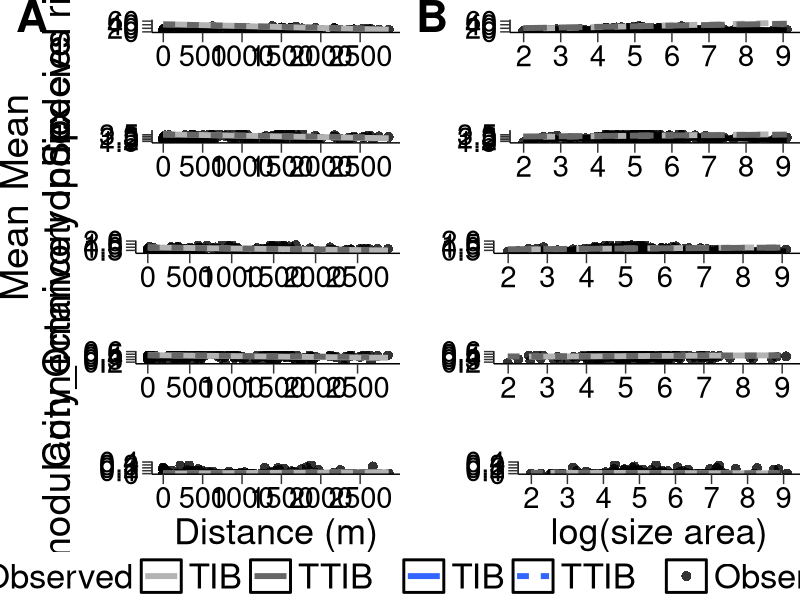

The R script that drew this image:
library(ggplot2)
library(ggpubr)

setwd("C:/Users/pglem/Documents/Master/Stage M1/Rendu/Data/Data")
Matrix_Reg_Manual=read.delim2("Matrix_Final.txt", row.names = 1)
colnames(Matrix_Reg_Manual)=row.names(Matrix_Reg_Manual)
Matrix_Reg_Manual=as.matrix(Matrix_Reg_Manual)
envi_data=read.table("envi_data.txt",header=T)
tab_releve=read.delim("tab_releve.txt")
dist=read.delim2("Distance.txt")
colnames(dist)[2]="Distance"
simulation_TTIB=read.delim("simulation_TTIB_Final.txt")

simulation_TIB=read.delim("simulation_TIB_Final.txt")

data_observed=read.delim("data_observed.txt")

sim_TTIB=simulation_TTIB[,2:22]
sim_TIB=simulation_TIB[,2:22]
observed=matrix(NA,nrow=155,ncol=21)
observed=as.data.frame(observed)
colnames(observed)=colnames(sim_TIB)
observed$S=data_observed$Richesse_spe
observed$C=data_observed$C
observed$modularity_t=data_observed$Modularity
observed$Mean_Trophic_Level=data_observed$Mean_trophic_level
observed$Mean_Omnivory=data_observed$Mean_Omnivory_Index
observed$Distance=data_observed$Distance
observed$Surface=data_observed$Surface




data_ALL=rbind(observed,sim_TTIB,sim_TIB)

data_ALL$Simu=rep(NA,31355)
data_ALL[1:155,22]="Observed"
data_ALL[156:15755,22]="TTIB"
data_ALL[15756:31355,22]="TIB"



sur=expression(paste(log(surface),"(",m^2,")"))

p1=ggplot(data_ALL[data_ALL$Simu=="Observed",], aes(x=Distance, y=modularity_t, color=Simu)) +
  geom_point(aes(shape = Simu), size = 3, alpha=0.8) +
  scale_x_continuous(breaks = seq(0, 2500, by = 500), labels= seq(0, 2500, by = 500))+
  scale_y_continuous(breaks = seq(0, 0.4, by = 0.1), labels= c(" 0"," 0.1", "0.2","  0.3", "0.4"), limits=c(0,0.4))+
  scale_color_manual(values=c("black", "grey70", "grey40"))+
  theme(axis.line = element_line(colour = "black"),
        panel.grid.major = element_blank(),
        panel.grid.minor = element_blank(),
        panel.border = element_blank(),
        plot.title = element_text(color="black", size=28, face="bold.italic",hjust = 0.5),
        axis.title.x = element_text(color="black", size=26),
        axis.title.y = element_text(color="black", size=28),
        axis.text=element_text(size=21, colour="black"),
        panel.background = element_rect(fill = "transparent",colour = NA),
        plot.background = element_rect(fill = "transparent",colour = NA),
        legend.key = element_rect(fill = "transparent", size = 1,colour = "Black"),
        legend.key.height = unit(1,"line"),
        legend.key.width = unit(2,"line"),
        legend.text=element_text(size=25),
        legend.title=element_blank(),
        legend.position="none",
        axis.ticks.length=unit(.25, "cm"),
        plot.margin=unit(c(0.5,0,0,0), "cm"))+
  labs(x = "",y="\n Modularity")

p1=p1+
  geom_smooth(data=data_ALL[data_ALL$Simu==c("TIB", "TTIB"),],aes(x=Distance, y=modularity_t, linetype = Simu), method = "lm",formula = y ~ x, se=F,size=2)+
  scale_color_manual(values=c("black", "grey70", "grey40"))+
  theme(axis.line = element_line(colour = "black"),
        panel.grid.major = element_blank(),
        panel.grid.minor = element_blank(),
        panel.border = element_blank(),
        plot.title = element_text(color="black", size=28, face="bold.italic",hjust = 0.5),
        axis.title.x = element_text(color="black", size=26),
        axis.title.y = element_text(color="black", size=28),
        axis.text=element_text(size=21, colour="black"),
        panel.background = element_rect(fill = "transparent",colour = NA),
        plot.background = element_rect(fill = "transparent",colour = NA),
        legend.key = element_rect(fill = "transparent", size = 1,colour = "Black"),
        legend.key.height = unit(1,"line"),
        legend.key.width = unit(2,"line"),
        legend.text=element_text(size=25),
        legend.title=element_blank(),
        axis.ticks.length=unit(.25, "cm"),
        plot.margin=unit(c(0.5,0,0,0), "cm"))+
  labs(x = "Distance (m)",y="\n modularity_t")


p3=ggplot(data_ALL[data_ALL$Simu=="Observed",], aes(x=Distance, y=S, color=Simu)) +
  geom_point(aes(shape = Simu), size = 3, alpha=0.8) +
  scale_x_continuous(breaks = seq(0, 2500, by = 500), labels= seq(0, 2500, by = 500))+
  scale_y_continuous(breaks = seq(0, 60, by = 20), labels= c("    0","   20", "   40","   60"), limits=c(0,65))+
  scale_color_manual(values=c("black", "grey70", "grey40"))+
  theme(axis.line = element_line(colour = "black"),
        panel.grid.major = element_blank(),
        panel.grid.minor = element_blank(),
        panel.border = element_blank(),
        plot.title = element_text(color="black", size=28, face="bold.italic",hjust = 0.5),
        axis.title.x = element_text(color="black", size=26),
        axis.title.y = element_text(color="black", size=28),
        axis.text=element_text(size=21, colour="black"),
        panel.background = element_rect(fill = "transparent",colour = NA),
        plot.background = element_rect(fill = "transparent",colour = NA),
        legend.key = element_rect(fill = "transparent", size = 1,colour = "Black"),
        legend.key.height = unit(1,"line"),
        legend.key.width = unit(2,"line"),
        legend.text=element_text(size=25),
        legend.title=element_blank(),
        legend.position="none",
        axis.ticks.length=unit(.25, "cm"),
        plot.margin=unit(c(0.5,0,0,0), "cm"))+
  labs(x = "", y="\n Species richness")

p3=p3+
  geom_smooth(data=data_ALL[data_ALL$Simu==c("TIB", "TTIB"),],aes(x=Distance, y=S, linetype = Simu), method = "lm",formula = y ~ x, se=F,size=2)+
  scale_color_manual(values=c("black", "grey70", "grey40"))+
  scale_x_continuous(breaks = seq(0, 2500, by = 500), labels= seq(0, 2500, by = 500))+
  scale_y_continuous(breaks = seq(0, 60, by = 20), labels= c("    0","   20", "   40","   60"), limits=c(0,65))+
  theme(axis.line = element_line(colour = "black"),
        panel.grid.major = element_blank(),
        panel.grid.minor = element_blank(),
        panel.border = element_blank(),
        plot.title = element_text(color="black", size=28, face="bold.italic",hjust = 0.5),
        axis.title.x = element_text(color="black", size=26),
        axis.title.y = element_text(color="black", size=28),
        axis.text=element_text(size=21, colour="black"),
        panel.background = element_rect(fill = "transparent",colour = NA),
        plot.background = element_rect(fill = "transparent",colour = NA),
        legend.key = element_rect(fill = "transparent", size = 1,colour = "Black"),
        legend.key.height = unit(1,"line"),
        legend.key.width = unit(2,"line"),
        legend.text=element_text(size=25),
        legend.title=element_blank(),
        axis.ticks.length=unit(.25, "cm"),
        plot.margin=unit(c(0.5,0,0,0), "cm"))+
  labs(x = "", y="\n Species richness")


p5=ggplot(data_ALL[data_ALL$Simu=="Observed",], aes(x=Distance, y=Mean_Trophic_Level, color=Simu)) +
  geom_point(aes(shape = Simu), size = 3, alpha=0.8) +
  scale_x_continuous(breaks = seq(0, 2500, by = 500), labels= seq(0, 2500, by = 500))+
  scale_y_continuous(breaks = seq(1, 3.8, by = 0.5), labels=c(" 1","  1.5", " 2", " 2.5", " 3", " 3.5"))+
  scale_color_manual(values=c("black", "grey70", "grey40"))+
  theme(axis.line = element_line(colour = "black"),
        panel.grid.major = element_blank(),
        panel.grid.minor = element_blank(),
        panel.border = element_blank(),
        plot.title = element_text(color="black", size=28, face="bold.italic",hjust = 0.5),
        axis.title.x = element_text(color="black", size=26),
        axis.title.y = element_text(color="black", size=28),
        axis.text=element_text(size=21, colour="black"),
        panel.background = element_rect(fill = "transparent",colour = NA),
        plot.background = element_rect(fill = "transparent",colour = NA),
        legend.key = element_rect(fill = "transparent", size = 1,colour = "Black"),
        legend.key.height = unit(1,"line"),
        legend.key.width = unit(2,"line"),
        legend.text=element_text(size=25),
        legend.title=element_blank(),
        legend.position="none",
        axis.ticks.length=unit(.25, "cm"),
        plot.margin=unit(c(0.5,0,0,0), "cm"))+
  labs(x = "", y="Mean \n trophic level")

p5=p5+
  geom_smooth(data=data_ALL[data_ALL$Simu==c("TIB", "TTIB"),],aes(x=Distance, y=Mean_Trophic_Level,linetype = Simu), method = "lm",formula = y ~ x, se=F,size=2)+
  scale_color_manual(values=c("black", "grey70", "grey40"))+
  scale_x_continuous(breaks = seq(0, 2500, by = 500), labels= seq(0, 2500, by = 500))+
  scale_y_continuous(breaks = seq(1, 3.8, by = 0.5), labels=c(" 1","  1.5", " 2", " 2.5", " 3", " 3.5"))+
  theme(axis.line = element_line(colour = "black"),
        panel.grid.major = element_blank(),
        panel.grid.minor = element_blank(),
        panel.border = element_blank(),
        plot.title = element_text(color="black", size=28, face="bold.italic",hjust = 0.5),
        axis.title.x = element_text(color="black", size=26),
        axis.title.y = element_text(color="black", size=28),
        axis.text=element_text(size=21, colour="black"),
        panel.background = element_rect(fill = "transparent",colour = NA),
        plot.background = element_rect(fill = "transparent",colour = NA),
        legend.key = element_rect(fill = "transparent", size = 1,colour = "Black"),
        legend.key.height = unit(1,"line"),
        legend.key.width = unit(2,"line"),
        legend.text=element_text(size=25),
        legend.title=element_blank(),
        axis.ticks.length=unit(.25, "cm"),
        plot.margin=unit(c(0.5,0,0,0), "cm"))+
  labs(x = "", y="Mean \n trophic level")




p7=ggplot(data_ALL[data_ALL$Simu=="Observed",], aes(x=Distance, y=Mean_Omnivory, color=Simu)) +
  geom_point(aes(shape = Simu), size = 3, alpha=0.8) +
  scale_x_continuous(breaks = seq(0, 2500, by = 500), labels= seq(0, 2500, by = 500))+
  scale_color_manual(values=c("black", "grey70", "grey40"))+
  theme(axis.line = element_line(colour = "black"),
        panel.grid.major = element_blank(),
        panel.grid.minor = element_blank(),
        panel.border = element_blank(),
        plot.title = element_text(color="black", size=28, face="bold.italic",hjust = 0.5),
        axis.title.x = element_text(color="black", size=26),
        axis.title.y = element_text(color="black", size=28),
        axis.text=element_text(size=21, colour="black"),
        panel.background = element_rect(fill = "transparent",colour = NA),
        plot.background = element_rect(fill = "transparent",colour = NA),
        legend.key = element_rect(fill = "transparent", size = 1,colour = "Black"),
        legend.key.height = unit(1,"line"),
        legend.key.width = unit(2,"line"),
        legend.text=element_text(size=25),
        legend.title=element_blank(),
        legend.position="none",
        axis.ticks.length=unit(.25, "cm"),
        plot.margin=unit(c(0.5,0,0,0), "cm"))+
  labs(x = "", y="Connectance")

p7=p7+ geom_smooth(data=data_ALL[data_ALL$Simu==c("TIB", "TTIB"),],aes(linetype = Simu), method = "lm",formula = y ~ x, se=F,size=2)+
  scale_color_manual(values=c("black", "grey70", "grey40"))+
  scale_x_continuous(breaks = seq(0, 2500, by = 500), labels= seq(0, 2500, by = 500))+
  theme(axis.line = element_line(colour = "black"),
        panel.grid.major = element_blank(),
        panel.grid.minor = element_blank(),
        panel.border = element_blank(),
        plot.title = element_text(color="black", size=28, face="bold.italic",hjust = 0.5),
        axis.title.x = element_text(color="black", size=26),
        axis.title.y = element_text(color="black", size=28),
        axis.text=element_text(size=21, colour="black"),
        panel.background = element_rect(fill = "transparent",colour = NA),
        plot.background = element_rect(fill = "transparent",colour = NA),
        legend.key = element_rect(fill = "transparent", size = 1,colour = "Black"),
        legend.key.height = unit(1,"line"),
        legend.key.width = unit(2,"line"),
        legend.text=element_text(size=25),
        legend.title=element_blank(),
        axis.ticks.length=unit(.25, "cm"),
        plot.margin=unit(c(0.5,0,0,0), "cm"))+
  labs(x = "", y="Mean \n Omnivory Index")

p9=ggplot(data_ALL[data_ALL$Simu=="Observed",], aes(x=Distance, y=C, color=Simu)) +
  geom_point(aes(shape = Simu), size = 3, alpha=0.8) +
  scale_x_continuous(breaks = seq(0, 2500, by = 500), labels= seq(0, 2500, by = 500))+
  scale_color_manual(values=c("black", "grey70", "grey40"))+
  theme(axis.line = element_line(colour = "black"),
        panel.grid.major = element_blank(),
        panel.grid.minor = element_blank(),
        panel.border = element_blank(),
        plot.title = element_text(color="black", size=28, face="bold.italic",hjust = 0.5),
        axis.title.x = element_text(color="black", size=26),
        axis.title.y = element_text(color="black", size=28),
        axis.text=element_text(size=21, colour="black"),
        panel.background = element_rect(fill = "transparent",colour = NA),
        plot.background = element_rect(fill = "transparent",colour = NA),
        legend.key = element_rect(fill = "transparent", size = 1,colour = "Black"),
        legend.key.height = unit(1,"line"),
        legend.key.width = unit(2,"line"),
        legend.text=element_text(size=25),
        legend.title=element_blank(),
        legend.position="none",
        axis.ticks.length=unit(.25, "cm"),
        plot.margin=unit(c(0.5,0,0,0), "cm"))+
  labs(x = "", y="Connectance")

p9=p9+ geom_smooth(data=data_ALL[data_ALL$Simu==c("TIB", "TTIB"),],aes(linetype = Simu), method = "lm",formula = y ~ x, se=F,size=2)+
  scale_color_manual(values=c("black", "grey70", "grey40"))+
  scale_x_continuous(breaks = seq(0, 2500, by = 500), labels= seq(0, 2500, by = 500))+
  theme(axis.line = element_line(colour = "black"),
        panel.grid.major = element_blank(),
        panel.grid.minor = element_blank(),
        panel.border = element_blank(),
        plot.title = element_text(color="black", size=28, face="bold.italic",hjust = 0.5),
        axis.title.x = element_text(color="black", size=26),
        axis.title.y = element_text(color="black", size=28),
        axis.text=element_text(size=21, colour="black"),
        panel.background = element_rect(fill = "transparent",colour = NA),
        plot.background = element_rect(fill = "transparent",colour = NA),
        legend.key = element_rect(fill = "transparent", size = 1,colour = "Black"),
        legend.key.height = unit(1,"line"),
        legend.key.width = unit(2,"line"),
        legend.text=element_text(size=25),
        legend.title=element_blank(),
        axis.ticks.length=unit(.25, "cm"),
        plot.margin=unit(c(0.5,0,0,0), "cm"))+
  labs(x = "", y="\n Connectance")


#####Surface

p4=ggplot(data_ALL[data_ALL$Simu=="Observed",], aes(x=log(Surface), y=S, color=Simu)) +
  geom_point(aes(shape = Simu), size = 3, alpha=0.8) + geom_smooth(aes(linetype = Simu), method = "lm",formula = y ~ x + I(x^2), se=F,size=2)+
  scale_x_continuous(breaks = seq(0, 9, by = 1), labels= seq(0, 9, by = 1))+
  scale_y_continuous(breaks = seq(0, 60, by = 20), labels= c("   0","   20", "   40","   60"), limits=c(0,65))+
  scale_color_manual(values=c("black", "grey70", "grey40"))+
  theme(axis.line = element_line(colour = "black"),
        panel.grid.major = element_blank(),
        panel.grid.minor = element_blank(),
        panel.border = element_blank(),
        plot.title = element_text(color="black", size=28, face="bold.italic",hjust = 0.5),
        axis.title.x = element_text(color="black", size=26),
        axis.title.y = element_text(color="black", size=28),
        axis.text=element_text(size=21, colour="black"),
        panel.background = element_rect(fill = "transparent",colour = NA),
        plot.background = element_rect(fill = "transparent",colour = NA),
        legend.key = element_rect(fill = "transparent", size = 1,colour = "Black"),
        legend.key.height = unit(1,"line"),
        legend.key.width = unit(2,"line"),
        legend.text=element_text(size=25),
        legend.title=element_blank(),
        legend.position="none",
        axis.ticks.length=unit(.25, "cm"),
        plot.margin=unit(c(0.5,0,0,0), "cm"))+
  labs(x = "", y="")



p4=p4+
  geom_smooth(data=data_ALL[data_ALL$Simu==c("TIB", "TTIB"),],aes(x=log(Surface), y=S,linetype = Simu), method = "lm",formula = y ~ x, se=F,size=2)+
  scale_color_manual(values=c("black", "grey70", "grey40"))+
  theme(axis.line = element_line(colour = "black"),
        panel.grid.major = element_blank(),
        panel.grid.minor = element_blank(),
        panel.border = element_blank(),
        plot.title = element_text(color="black", size=28, face="bold.italic",hjust = 0.5),
        axis.title.x = element_text(color="black", size=26),
        axis.title.y = element_text(color="black", size=28),
        axis.text=element_text(size=21, colour="black"),
        panel.background = element_rect(fill = "transparent",colour = NA),
        plot.background = element_rect(fill = "transparent",colour = NA),
        legend.key = element_rect(fill = "transparent", size = 1,colour = "Black"),
        legend.key.height = unit(1,"line"),
        legend.key.width = unit(2,"line"),
        legend.text=element_text(size=25),
        legend.title=element_blank(),
        legend.position="none",
        axis.ticks.length=unit(.25, "cm"),
        plot.margin=unit(c(0.5,0,0,0), "cm"))+
  labs(x = "", y="")



p6=ggplot(data_ALL[data_ALL$Simu=="Observed",], aes(x=log(Surface), y=Mean_Trophic_Level, color=Simu)) +
  geom_point(aes(shape = Simu), size = 3, alpha=0.8) + geom_smooth(aes(linetype = Simu), method = "lm",formula = y ~ x + I(x^2), se=F,size=2)+
  scale_x_continuous(breaks = seq(0, 9, by = 1), labels= seq(0, 9, by = 1))+
  scale_y_continuous(breaks = seq(1, 3.8, by = 0.5), labels=c(" 1","  1.5", " 2", " 2.5", " 3", " 3.5"))+
  scale_color_manual(values=c("black", "grey70", "grey40"))+
  theme(axis.line = element_line(colour = "black"),
        panel.grid.major = element_blank(),
        panel.grid.minor = element_blank(),
        panel.border = element_blank(),
        plot.title = element_text(color="black", size=28, face="bold.italic",hjust = 0.5),
        axis.title.x = element_text(color="black", size=26),
        axis.title.y = element_text(color="black", size=28),
        axis.text=element_text(size=21, colour="black"),
        panel.background = element_rect(fill = "transparent",colour = NA),
        plot.background = element_rect(fill = "transparent",colour = NA),
        legend.key = element_rect(fill = "transparent", size = 1,colour = "Black"),
        legend.key.height = unit(1,"line"),
        legend.key.width = unit(2,"line"),
        legend.text=element_text(size=25),
        legend.title=element_blank(),
        legend.position="none",
        axis.ticks.length=unit(.25, "cm"),
        plot.margin=unit(c(0.5,0,0,0), "cm"))+
  labs(x = "", y="")

p6=p6+
  geom_smooth(data=data_ALL[data_ALL$Simu==c("TIB", "TTIB"),],aes(x=log(Surface), y=Mean_Trophic_Level,linetype = Simu), method = "lm",formula = y ~ x, se=F,size=2)+
  scale_color_manual(values=c("black", "grey70", "grey40"))+
  theme(axis.line = element_line(colour = "black"),
        panel.grid.major = element_blank(),
        panel.grid.minor = element_blank(),
        panel.border = element_blank(),
        plot.title = element_text(color="black", size=28, face="bold.italic",hjust = 0.5),
        axis.title.x = element_text(color="black", size=26),
        axis.title.y = element_text(color="black", size=28),
        axis.text=element_text(size=21, colour="black"),
        panel.background = element_rect(fill = "transparent",colour = NA),
        plot.background = element_rect(fill = "transparent",colour = NA),
        legend.key = element_rect(fill = "transparent", size = 1,colour = "Black"),
        legend.key.height = unit(1,"line"),
        legend.key.width = unit(2,"line"),
        legend.text=element_text(size=25),
        legend.title=element_blank(),
        axis.ticks.length=unit(.25, "cm"),
        plot.margin=unit(c(0.5,0,0,0), "cm"))+
  labs(x = "", y="")


p8=ggplot(data_ALL[data_ALL$Simu=="Observed",], aes(x=log(Surface), y=Mean_Omnivory, color=Simu)) +
  geom_point(aes(shape = Simu), size = 3, alpha=0.8) + geom_smooth(aes(linetype = Simu), method = "lm",formula = y ~ x + I(x^2), se=F,size=2)+
  scale_x_continuous(breaks = seq(0, 9, by = 1), labels= seq(0, 9, by = 1))+
  scale_color_manual(values=c("black", "grey70", "grey40"))+
  theme(axis.line = element_line(colour = "black"),
        panel.grid.major = element_blank(),
        panel.grid.minor = element_blank(),
        panel.border = element_blank(),
        plot.title = element_text(color="black", size=28, face="bold.italic",hjust = 0.5),
        axis.title.x = element_text(color="black", size=26),
        axis.title.y = element_text(color="black", size=28),
        axis.text=element_text(size=21, colour="black"),
        panel.background = element_rect(fill = "transparent",colour = NA),
        plot.background = element_rect(fill = "transparent",colour = NA),
        legend.key = element_rect(fill = "transparent", size = 1,colour = "Black"),
        legend.key.height = unit(1,"line"),
        legend.key.width = unit(2,"line"),
        legend.text=element_text(size=25),
        legend.title=element_blank(),
        legend.position="none",
        axis.ticks.length=unit(.25, "cm"),
        plot.margin=unit(c(0.5,0,0,0), "cm"))+
  labs(x = "", y="")

p8=p8+
  geom_smooth(data=data_ALL[data_ALL$Simu==c("TIB", "TTIB"),],aes(x=log(Surface), y=Mean_Omnivory,linetype = Simu), method = "lm",formula = y ~ x, se=F,size=2)+
  scale_color_manual(values=c("black", "grey70", "grey40"))+
  theme(axis.line = element_line(colour = "black"),
        panel.grid.major = element_blank(),
        panel.grid.minor = element_blank(),
        panel.border = element_blank(),
        plot.title = element_text(color="black", size=28, face="bold.italic",hjust = 0.5),
        axis.title.x = element_text(color="black", size=26),
        axis.title.y = element_text(color="black", size=28),
        axis.text=element_text(size=21, colour="black"),
        panel.background = element_rect(fill = "transparent",colour = NA),
        plot.background = element_rect(fill = "transparent",colour = NA),
        legend.key = element_rect(fill = "transparent", size = 1,colour = "Black"),
        legend.key.height = unit(1,"line"),
        legend.key.width = unit(2,"line"),
        legend.text=element_text(size=25),
        legend.title=element_blank(),
        axis.ticks.length=unit(.25, "cm"),
        plot.margin=unit(c(0.5,0,0,0), "cm"))+
  labs(x = "", y="")

p2=ggplot(data_ALL[data_ALL$Simu=="Observed",], aes(x=log(Surface), y=modularity_t, color=Simu)) +
  geom_point(aes(shape = Simu), size = 3, alpha=0.8) + 
  scale_x_continuous(breaks = seq(0, 9, by = 1), labels= seq(0, 9, by = 1))+
  scale_y_continuous(breaks = seq(0, 0.4, by = 0.1), labels= c("  0","   0.1", "   0.2","   0.3", "0.4"), limits=c(0,0.4))+
  scale_color_manual(values=c("black", "grey70", "grey40"))+
  theme(axis.line = element_line(colour = "black"),
        panel.grid.major = element_blank(),
        panel.grid.minor = element_blank(),
        panel.border = element_blank(),
        plot.title = element_text(color="black", size=28, face="bold.italic",hjust = 0.5),
        axis.title.x = element_text(color="black", size=26),
        axis.title.y = element_text(color="black", size=28),
        axis.text=element_text(size=21, colour="black"),
        panel.background = element_rect(fill = "transparent",colour = NA),
        plot.background = element_rect(fill = "transparent",colour = NA),
        legend.key = element_rect(fill = "transparent", size = 1,colour = "Black"),
        legend.key.height = unit(1,"line"),
        legend.key.width = unit(2,"line"),
        legend.text=element_text(size=25),
        legend.title=element_blank(),
        legend.position="none",
        axis.ticks.length=unit(.25, "cm"),
        plot.margin=unit(c(0.5,0,0,0), "cm"))+
  labs(x = "",y="")

p2=p2+
  geom_smooth(data=data_ALL[data_ALL$Simu==c("TIB", "TTIB"),],aes(x=log(Surface), y=modularity_t,linetype = Simu), method = "lm",formula = y ~ x, se=F,size=2)+
  scale_color_manual(values=c("black", "grey70", "grey40"))+
  theme(axis.line = element_line(colour = "black"),
        panel.grid.major = element_blank(),
        panel.grid.minor = element_blank(),
        panel.border = element_blank(),
        plot.title = element_text(color="black", size=28, face="bold.italic",hjust = 0.5),
        axis.title.x = element_text(color="black", size=26),
        axis.title.y = element_text(color="black", size=28),
        axis.text=element_text(size=21, colour="black"),
        panel.background = element_rect(fill = "transparent",colour = NA),
        plot.background = element_rect(fill = "transparent",colour = NA),
        legend.key = element_rect(fill = "transparent", size = 1,colour = "Black"),
        legend.key.height = unit(1,"line"),
        legend.key.width = unit(2,"line"),
        legend.text=element_text(size=25),
        legend.title=element_blank(),
        axis.ticks.length=unit(.25, "cm"),
        plot.margin=unit(c(0.5,0,0,0), "cm"))+
  labs(x = "log(size area)",y="")



p10=ggplot(data_ALL[data_ALL$Simu=="Observed",], aes(x=log(Surface), y=C, color=Simu)) +
  geom_point(aes(shape = Simu), size = 3, alpha=0.8) +
  scale_x_continuous(breaks = seq(0, 9, by = 1), labels= seq(0, 9, by = 1))+
  scale_color_manual(values=c("black", "grey70", "grey40"))+
  theme(axis.line = element_line(colour = "black"),
        panel.grid.major = element_blank(),
        panel.grid.minor = element_blank(),
        panel.border = element_blank(),
        plot.title = element_text(color="black", size=28, face="bold.italic",hjust = 0.5),
        axis.title.x = element_text(color="black", size=26),
        axis.title.y = element_text(color="black", size=28),
        axis.text=element_text(size=21, colour="black"),
        panel.background = element_rect(fill = "transparent",colour = NA),
        plot.background = element_rect(fill = "transparent",colour = NA),
        legend.key = element_rect(fill = "transparent", size = 1,colour = "Black"),
        legend.key.height = unit(1,"line"),
        legend.key.width = unit(2,"line"),
        legend.text=element_text(size=25),
        legend.title=element_blank(),
        legend.position="none",
        axis.ticks.length=unit(.25, "cm"),
        plot.margin=unit(c(0.5,0,0,0), "cm"))+
  labs(x = "", y="")

p10=p10+
  geom_smooth(data=data_ALL[data_ALL$Simu==c("TIB", "TTIB"),],aes(x=log(Surface), y=C, linetype = Simu), method = "lm",formula = y ~ x, se=F,size=2)+
  scale_color_manual(values=c("black", "grey70", "grey40"))+
  scale_x_continuous(breaks = seq(0, 9, by = 1), labels= seq(0, 9, by = 1))+
  theme(axis.line = element_line(colour = "black"),
        panel.grid.major = element_blank(),
        panel.grid.minor = element_blank(),
        panel.border = element_blank(),
        plot.title = element_text(color="black", size=28, face="bold.italic",hjust = 0.5),
        axis.title.x = element_text(color="black", size=26),
        axis.title.y = element_text(color="black", size=28),
        axis.text=element_text(size=21, colour="black"),
        panel.background = element_rect(fill = "transparent",colour = NA),
        plot.background = element_rect(fill = "transparent",colour = NA),
        legend.key = element_rect(fill = "transparent", size = 1,colour = "Black"),
        legend.key.height = unit(1,"line"),
        legend.key.width = unit(2,"line"),
        legend.text=element_text(size=25),
        legend.title=element_blank(),
        axis.ticks.length=unit(.25, "cm"),
        plot.margin=unit(c(0.5,0,0,0), "cm"))+
  labs(x = "", y="")


########*


ggarrange(p3,p4,p5,p6,p7,p8,p9,p10,p1,p2,ncol=2,nrow=5,labels=c("A","B"),font.label=c(size=32), vjust=1
          ,legend=c("bottom", "right"),common.legend = T)
